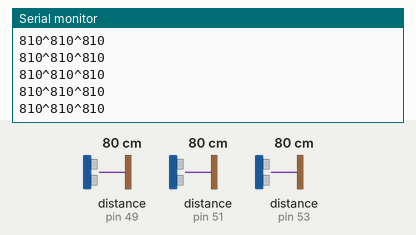
Recording of a sketch running on a simulated Arduino Uno, built with avr-gcc and run on an emulated ATmega328P. Shown: the last lines printed to the serial monitor. The inputs (shaded band) are chosen by the test bench; at power-on: distance to the obstacle (sensors on pin 51, pin 49, pin 53) 80 cm. The echo pulse lasts 58.3 µs per cm.

Above: at 1.2 s.
1.3 s: distance to the obstacle (sensor on pin 51) set to 4 cm
At 2.0 s:
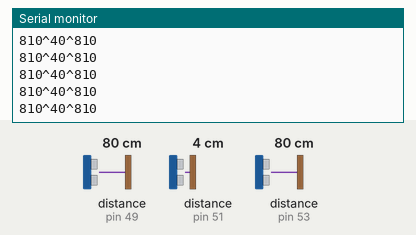
4.3 s: distance to the obstacle (sensor on pin 49) set to 35 cm
At 5.3 s:
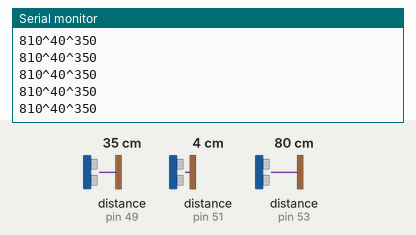
7.3 s: distance to the obstacle (sensor on pin 53) set to 2 cm
At 8.0 s:
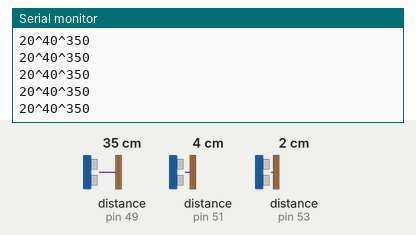
8.8 s: distance to the obstacle (sensor on pin 49) set to 2 cm
At 9.4 s:
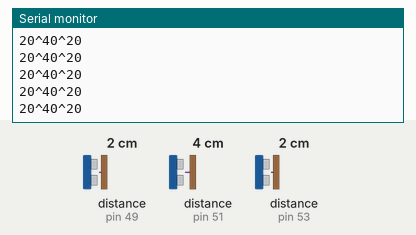
10.3 s: distance to the obstacle (sensor on pin 51) set to 2 cm
At 11.3 s:
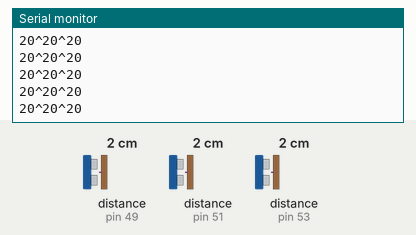
11.8 s: distance to the obstacle (sensor on pin 53) set to 4 cm
At 12.9 s:
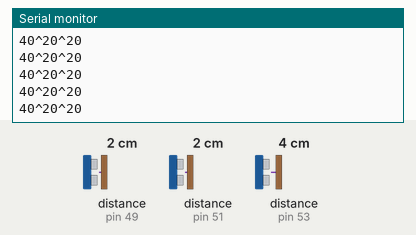
Timing chart, 0 to 13.1 s (numbered marks = the images above; inputs shaded):
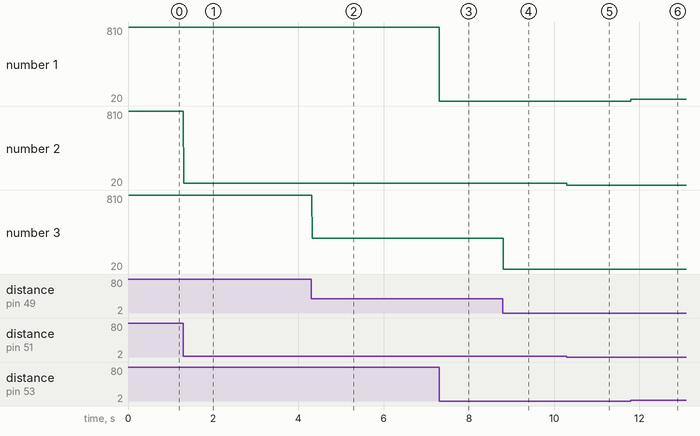

The sketch:

US_test.ino
```cpp
#include <NewPing.h>
#include <string.h>
#define trig1 52
#define echo1 53
#define trig2 50
#define echo2 51
#define trig3 48
#define echo3 49

#define maxD 10000

int r1 = 0;

NewPing sonar1(trig1, echo1, maxD);
NewPing sonar2(trig2, echo2, maxD);
NewPing sonar3(trig3, echo3, maxD);

void setup() {
  Serial.begin(57600);
}


void loop() {


  Serial.println(String(int(sonar1.ping_cm()*10)) + "^" + String(int(sonar2.ping_cm()*10)) + "^" + String(int(sonar3.ping_cm()*10)));

}
```

Measured:
- after the input at 1.3 s, the serial monitor: prints a new line at once (image 1)
- after the input at 4.3 s, the serial monitor: prints a new line at once (image 2)
- after the input at 7.3 s, the serial monitor: prints a new line at once (image 3)
- after the input at 8.8 s, the serial monitor: prints a new line at once (image 4)
- after the input at 10.3 s, the serial monitor: prints a new line at once (image 5)
- after the input at 11.8 s, the serial monitor: prints a new line at once (image 6)
- plotted number 1: 810 → 20 after the input at 7.3 s
- plotted number 2: 810 → 40 after the input at 1.3 s
